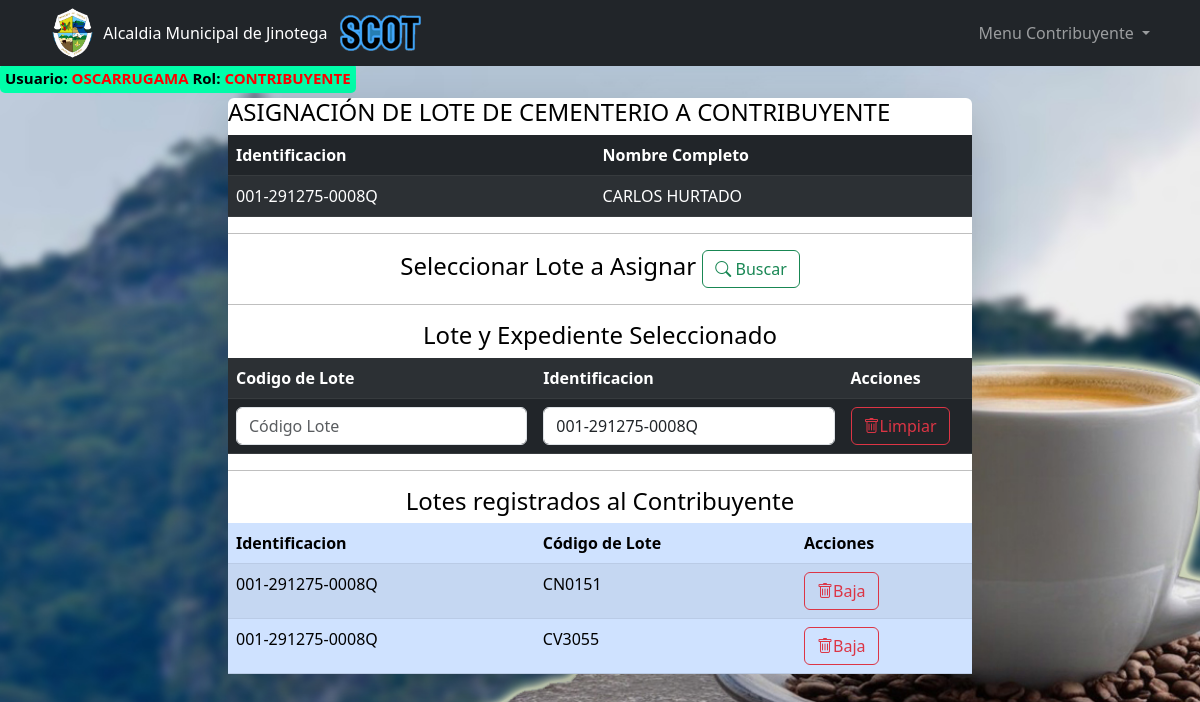
Screenshot of /pages/lotes/loteContribuyente.php?id=001-291275-0008Q (signed in) with the database file from the repository.
### tables this page shows
CREATE TABLE IF NOT EXISTS `usuarios` (
  `idUsuario` int(11) NOT NULL AUTO_INCREMENT,
  `usuario` varchar(50) NOT NULL,
  `password` varchar(100) NOT NULL,
  `rol` varchar(20) NOT NULL,
  `identificacion` varchar(30) NOT NULL,
  `nombre1` varchar(100) NOT NULL,
  `nombre2` varchar(30) DEFAULT NULL,
  `apellido1` varchar(30) NOT NULL,
  `apellido2` varchar(30) DEFAULT NULL,
  `email` varchar(100) DEFAULT NULL,
  `celular` varchar(30) NOT NULL,
  `direccion` varchar(100) DEFAULT NULL,
  `estado` varchar(1) NOT NULL DEFAULT 'A',
  PRIMARY KEY (`idUsuario`)
);

CREATE TABLE IF NOT EXISTS `tributos` (
  `idTributo` int(11) NOT NULL AUTO_INCREMENT,
  `identificacion` varchar(20) DEFAULT NULL,
  `tipoEntidad` enum('IBI','TA','LOTE','FIERRO') DEFAULT NULL,
  `codEntidad` varchar(20) DEFAULT NULL,
  PRIMARY KEY (`idTributo`),
  KEY `cedula_contribuyente` (`identificacion`),
  KEY `codigo_entidad` (`codEntidad`)
);

### pages/lotes/loteContribuyente.php (the view, shortened to what this page needs)
<?php include '../../templates/header_menu.php'; ?>
<?php
    $conexion = new Conexion();
    $conn = $conexion->conectar();
    $id = isset($_GET['id']) ? mysqli_real_escape_string($conn, $_GET['id']) : '';
    $sql = sprintf("SELECT * FROM usuarios WHERE rol = 'contribuyente' AND identificacion = '%s'", $id);
    $resultado = mysqli_query($conn, $sql);
    $contribuyentes = [];
    if ($resultado) {
        while ($row = mysqli_fetch_assoc($resultado)) {
            $contribuyentes[] = $row;
        }
    }
    $sqlTributos = sprintf("SELECT * FROM tributos WHERE tipoEntidad = 'LOTE' AND identificacion = '%s'", $id);
    $resultadoTributos = mysqli_query($conn, $sqlTributos);
    $tributos = [];
    if ($resultadoTributos) {
        while ($row = mysqli_fetch_assoc($resultadoTributos)) {
            $tributos[] = $row;
        }
    }
?>
<div class="container d-flex justify-content-center align-items-center full-height mt-2">
    <div class="col-md-8 shadow-lg bg-white rounded">
    <h4>ASIGNACIÓN DE LOTE DE CEMENTERIO A CONTRIBUYENTE</h4>
    <form action="asignarLote.php" method="POST">
        <table class="mt-2 mb-0 table table-dark table-striped">
            <thead>
                <tr>
                    <th>Identificacion</th>
                    <th>Nombre Completo</th>
                </tr>
            </thead>
            <tbody>
                <?php foreach ($contribuyentes as $contribuyente): ?>
                <tr>
                    <td id="ident"><?php echo htmlspecialchars($contribuyente['identificacion']); ?></td>
                    <td><?php echo htmlspecialchars($contribuyente['nombre1']); ?> <?php echo htmlspecialchars($contribuyente['apellido1']); ?></td>
                </tr>
                <?php endforeach; ?>
            </tbody>
        </table>
        <hr><h4 class="text-center">Seleccionar Lote a Asignar
            <button type="button" class="btnEditar btn btn-outline-success bi bi-search" data-bs-toggle="modal" data-bs-target="#modalLotes"> Buscar</button>
            <hr>
        </h4>
        <h4 class="text-center">Lote y Expediente Seleccionado</h4>
        <table class="mt-2 mb-0 table table-dark table-striped">
            <tbody>
                <tr>
                    <th>Codigo de Lote</th>
                    <th>Identificacion</th>
                    <th>Acciones</th>
                </tr>
                <tr>
                    <td><input id="codLote" name="codLote" type="text" class="form-control" placeholder="Código Lote" readonly></td>
                    <td><input id="id" name="id" type="text" class="form-control" placeholder="#Identificación"></td>
                    <td><a id="enlaceLimpiar" class="btn btn-outline-danger bi bi-trash">Limpiar</a></td>
                </tr>
            </tbody>
        </table>
    </form>
    <hr><h4 class="text-center">Lotes registrados al Contribuyente</h4>
    <table class="mt-2 mb-0 table table-primary table-striped">
        <thead>
            <tr>
                <th>Identificacion</th>
                <th>Código de Lote</th>
                <th>Acciones</th>
            </tr>
        </thead>
        <tbody>
            <?php foreach ($tributos as $tributo): ?>
            <tr>
                <td id="id"><?php echo htmlspecialchars($tributo['identificacion']); ?></td>
                <td id="cLote"><?php echo htmlspecialchars($tributo['codEntidad']); ?></td>
                <td>
                    <a href="baja.php?cLote=<?php echo urlencode($tributo['codEntidad']); ?>&id=<?php echo urlencode($tributo['identificacion']); ?>" class="btn btn-outline-danger bi bi-trash" onclick="return confirm('¿Estás seguro de que deseas dar de baja este lote?');">Baja</a>
                </td>
            </tr>
            <?php endforeach; ?>
        </tbody>
    </table>
    </div>
</div>

### templates/header_menu.php (style rules this page uses)
body { background-image: url("/public/Imagenes/FondoX.jpg"); background-size: cover; background-repeat: no-repeat; background-attachment: fixed; color: #000; }

### rows the page displays
usuarios: identificacion "001-291275-0008Q", nombre1 "CARLOS", apellido1 "HURTADO"
tributos: identificacion "001-291275-0008Q", codEntidad "CN0151"
tributos: identificacion "001-291275-0008Q", codEntidad "CV3055"

### other values shown
$_SESSION['usuario'] "OSCARRUGAMA"
$_SESSION['rol'] "CONTRIBUYENTE"
